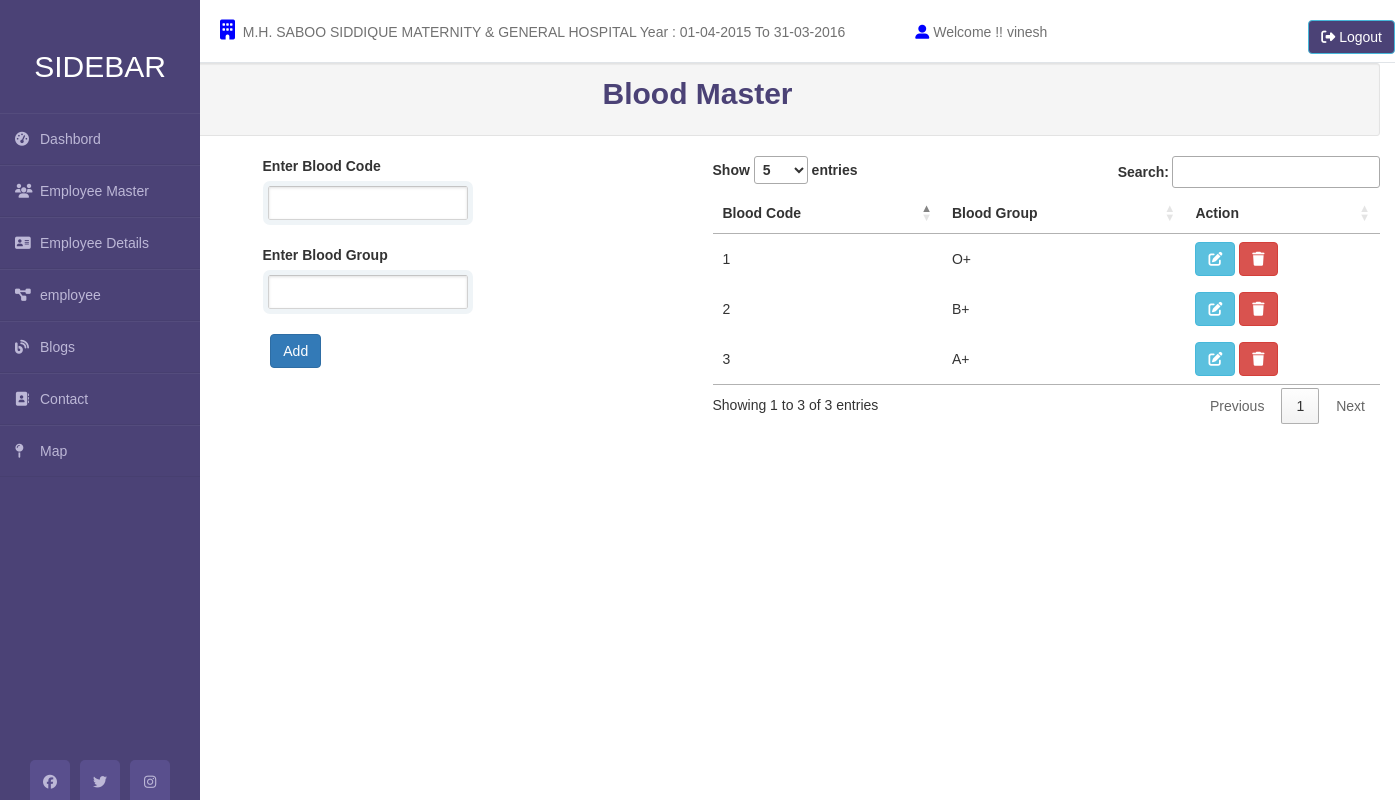
The app's page /admin/BloodMast.php (signed in) with its own data.
### tables this page shows
CREATE TABLE `companydetails` (
  `id` int(255) NOT NULL,
  `CompId` varchar(255) NOT NULL,
  `CompName` varchar(255) NOT NULL,
  `CompAddress` varchar(255) NOT NULL,
  `DataDir` varchar(255) NOT NULL,
  `branchName` varchar(255) NOT NULL,
  `BegYear` varchar(255) NOT NULL,
  `EndYear` varchar(255) NOT NULL
);

CREATE TABLE `bloodmast` (
  `BloodCode` varchar(10) NOT NULL,
  `BloodGroup` varchar(30) NOT NULL
);

### admin/dashbord.php (called while the page is built, shortened)
<?php
    include('../dbconn.php');
     $sql="SELECT * FROM `companydetails`;";
      $run=mysqli_query($conn,$sql);
      $data=mysqli_fetch_assoc($run);
?>
  <?php
  include('sidebar.php');
   ?>

### admin/BloodMast.php (the view, shortened to what this page needs)
<!DOCTYPE html>
<html>
  <head>
    <link rel="stylesheet" href="../css/stylesheet.css">
  </head>
  <body>
    <?php
    include('dashbord.php');
    ?>
    <div class="container-fluid">
      <div class="well well-sm">
        <p style="text-align: center;font-size: 30px;color: #4B4276;font-weight: bold;"> Blood Master</p></div>
        <div class="row">
          <div class="col-lg-2">
          </div>
          <div class="col-lg-4 m-auto">
            <form class="ajaxForm">
              <div class="container box">
                <label>Enter Blood Code</label><br>
                <input type="text" name="dc" id="dc" class="form-control"  required />
                <br>
                <label>Enter Blood Group</label><br>
                <input type="text" name="dn" id="dn" class="form-control"  required/>
                <br>
                <div>
                  <button type="button" name="add" onclick="addrecord()" id="b3" class="btn btn-primary">Add</button>
                </div>
              </div>
            </div>
          <div class="col-lg-6 m-auto" >
            <div><?php
              echo  "<table id='myTable'  width='100%' border=0>
                <thead>
                  <tr>
                    <td><strong>Blood Code</strong></td>
                    <td><strong>Blood Group</strong></td>
                    <td><strong>Action</strong></td>
                  </tr>
                </thead>";
                $qry="SELECT * FROM `BloodMast`";
                $result = mysqli_query($conn1,$qry);
                while($res = mysqli_fetch_array($result)) {
                $dcode = "'".trim($res['BloodCode'])."'";
                echo "<tr>";
                  echo "<td >".$res['BloodCode']."</td>";
                  echo "<td >".$res['BloodGroup']."</td>";
                  echo '<td> <button onclick="GetUserDetails('.$dcode.')" class="btn btn-info edit"  data-toggle="modal" data-target="#myModal"><i class="fas fa-edit"></i></button>
                  <button class="btn btn-danger" onclick="DeleteUser('.$dcode.')"><i class="fas fa-trash"></i></button></td></tr>';
                  }?>
                </div>
                </div>
              </div>
            </div>
        </body>
      </html>

### admin/sidebar.php (shortened to what this page needs)
<link rel="stylesheet" href="../css/stylesheet.css">
<link rel="stylesheet" href="https://maxcdn.bootstrapcdn.com/bootstrap/3.4.1/css/bootstrap.min.css">
   <link rel="stylesheet" type="text/css" href="https://cdn.datatables.net/1.10.19/css/jquery.dataTables.css">
    <link rel="stylesheet" href="https://maxcdn.bootstrapcdn.com/bootstrap/3.4.0/css/bootstrap.min.css">
    <link rel="stylesheet" href="https://cdnjs.cloudflare.com/ajax/libs/font-awesome/4.7.0/css/font-awesome.min.css">
</head>
<body>
<div class="wrapper">
    <div class="sidebar">
        <h2>Sidebar</h2>
        <nav class="navigation">
  <ul class="mainmenu">
    <li><a href=""><i class="fas fa-tachometer-alt"></i>Dashbord</a>
    </li>
</nav>
        <ul>
            <li><a href="EmpMast.php"><i class="fas fa-users"></i>Employee Master</a></li>
            <li><a href="ViewEmp.php"><i class="fas fa-address-card"></i>Employee Details</a></li>
            <li><a href="ViewEmp.php"><i class="fas fa-project-diagram"></i>employee</a></li>
            <li><a href="#"><i class="fas fa-blog"></i>Blogs</a></li>
            <li><a href="#"><i class="fas fa-address-book"></i>Contact</a></li>
            <li><a href="#"><i class="fas fa-map-pin"></i>Map</a></li>
        </ul>
        <div class="social_media">
          <a href="#"><i class="fab fa-facebook-f"></i></a>
          <a href="#"><i class="fab fa-twitter"></i></a>
          <a href="#"><i class="fab fa-instagram"></i></a>
      </div>
    </div>
    <div class="main_content">
        <div class="header"> <i class="fas fa-building" style="color:blue;font-weight:bold;font-size: 20px;"></i>&nbsp;&nbsp;<?php echo "".$data['CompName']. "      Year :"; ?><?php echo " ".$data['BegYear']." To ".$data['EndYear']." "; ?> &nbsp;&nbsp;&nbsp;&nbsp;&nbsp;&nbsp;&nbsp;&nbsp;&nbsp;&nbsp;&nbsp;&nbsp;&nbsp;&nbsp;&nbsp;&nbsp;&nbsp;<i class="fas fa-user-alt" style="color:blue;font-weight:bold;font-size: 20;"></i> Welcome !! <?php echo $_COOKIE['username'] ?>
        <a href="../logout.php" style="position: absolute; right: 0 ; background-color: #4B4276;" class="btn btn-info" ><i class="fas fa-sign-out-alt"></i> Logout</a></div>
      </div>
    </div>

### css/stylesheet.css (style rules this page uses)
input { font-family: 'Lucida Grande', Tahoma, Verdana, sans-serif; font-size: 14px; }
input[type=text], input[type=password] { margin: 5px; padding: 0 10px; width: 200px; height: 34px; color: #404040; background: white; border: 1px solid; border-color: #c4c4c4 #d1d1d1 #d4d4d4; border-radius: 2px; outline: 5px solid #eff4f7; -moz-outline-radius: 3px; -webkit-box-shadow: inset 0 1px 3px rgba(0, 0, 0, 0.12); box-shadow: inset 0 1px 3px rgba(0, 0, 0, 0.12); }
* { margin: 0; padding: 0; box-sizing: border-box; list-style: none; text-decoration: none; font-family: 'Josefin Sans', sans-serif; }
body { background-color: #f3f5f9; }
.wrapper { display: flex; position: relative; }
.wrapper .sidebar { width: 200px; height: 100%; background: #4b4276; padding: 30px 0px; position: fixed; }
.wrapper .sidebar h2 { color: #fff; text-transform: uppercase; text-align: center; margin-bottom: 30px; }
.wrapper .sidebar ul li { padding: 15px; border-bottom: 1px solid #bdb8d7; border-bottom: 1px solid rgba(0,0,0,0.05); border-top: 1px solid rgba(255,255,255,0.05); }
.wrapper .sidebar ul li a { color: #bdb8d7; display: block; }
.wrapper .sidebar ul li a .fas { width: 25px; }
.wrapper .sidebar .social_media { position: absolute; bottom: 0; left: 50%; transform: translateX(-50%); display: flex; }
.wrapper .sidebar .social_media a { display: block; width: 40px; background: #594f8d; height: 40px; line-height: 45px; text-align: center; margin: 0 5px; color: #bdb8d7; border-top-left-radius: 5px; border-top-right-radius: 5px; }
.wrapper .main_content { width: 100%; margin-left: 200px; }
.wrapper .main_content .header { padding: 20px; background: #fff; color: #717171; border-bottom: 1px solid #e0e4e8; }

### admin/sidebar.php (style rules this page uses)
.navigation { width: 200px; }
.mainmenu, .submenu { list-style: none; padding: 0; margin: 0; }
.mainmenu a { display: block; text-decoration: none; color: black; }

### records on screen
companydetails: CompName "M.H. SABOO SIDDIQUE MATERNITY & GENERAL HOSPITAL", BegYear "01-04-2015", EndYear "31-03-2016"
bloodmast: BloodCode "1", BloodGroup "O+"
bloodmast: BloodCode "2", BloodGroup "B+"
bloodmast: BloodCode "3", BloodGroup "A+"

### other values on screen
$_COOKIE['username'] "vinesh"
